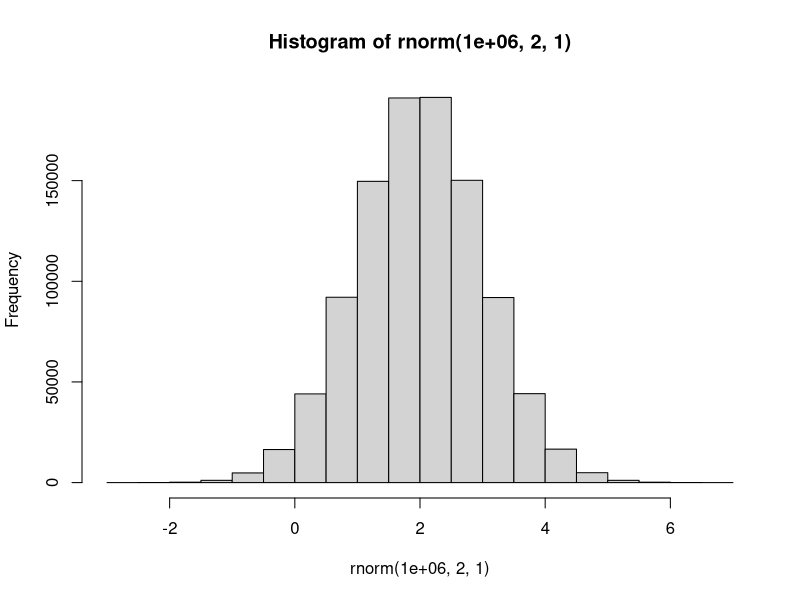

Generate this figure with R:
## Un scrip es una vitácora del código que estamos escribiendo
## Las librerías o paquetes son conjunto de funciones que tienen un uso específico
## No todas las librerías son buenas. USa sólo las librerías más reconocidas.

sessionInfo() ## Información del R, que estamos usando

## stats     graphics  grDevices utils     datasets  methods   base 
## son las librerías por Default que carga R
## Para descargar el paquete necesitamos internet
## Para llamar el paquete no necesitamos internet. Ya está en nuestro equipo

## Para escribir un código, comencemos por escribir nuestro nombre y la fecha en la que lo redactamos

## Fausto Suaza
## Update: 31 de enero de 2024

## Initial Setup 

hist(rnorm(1000000,2,1)) # cuando un argumento tiene un igual mean = 0, sd = 1, 
                         # son parámetros que vienen definidos por default

# Consejo: no usar acentos, porque al saltar entre sistemas operativos, se corrompe el archivo
# no necesitas escribir el nombre del argumento (ejemplo mean = 2), siempre y cuando se respete
# el orden preestablecido por R

install.packages('rio') ## Para completar una función sugerida usamos tab

available.packages() # lista de los paquetes disponibles en el CRAN de R studio

# ? antes de una función (?available.packages()) le indica a R que necistamos ayuda. 
# Es como Help de stata

# En la pestaña packages de R (abajo a la derecha) nos informa cuáles librerías están ahora activas

# Para activar el paquete de R podemos usar library() o require() (require permite descargar la libreria sin depdendencias)

library(rio)

rm(list = ls()) ## clear all. Limpiamos todo el entorno

# Por qué es un lenguaje orientado a objetos?
# Todo lo que nosotros creemos lo pordemos convertir en un objeto.
# Todo lo que aparezca en la consola, se puede almacenar como un objeto 

## Asignar un objeto

data_1 <- rnorm(1000,0,1) # puedes usar tanto <- como = para asignar información a un objeto
data_2 = rnorm(1000,2,4) # normalmente usamos <- para evitar confusiones con los = dentro de las funciones

## otra forma de asignar un valor es con la función assign("variable", valor)

## al correrlo de nuevo, se sobreescriben los valores sobre los objetos

## en R a diferencia de Stata podemos abrir tantas bases de datos como queramos. 
## esto implica que, para alterar variables o objetos tenemos que especificar el objeto específico 
## que queramos modificar. Siempre tienes que identificar el objeto que quieres modificar

## en R puedo crear vectores, matríces, dataframes, listas y funciones. También hay otros, pero estos
## son los más útiles

## vectores almacenan información homogénea. Es decir o solo números, o solo letras, o solo valores lógicos.
## Las mactrices, al compilar vectores. Son también homogéneas
## Los Data frames son una especie matriz. Que nos permite combinar números, letras y demás. No necesariamente es homogéneo.
## las listas son uno de los ojetos más útiles de R. En el podemos almacenar distintos elementos. Por ejemplo, varios dataframes

## el environment categoriza los objetos. los vectres y las listas (una sola dimensión) se almacena en values
## cuando no conzco la clase del objeto, podemos usar la función class("var")

## nunca usar en nombres que combien mayúsculas o minúsculas. Sugerencias, use solo minúsculas

## Cómo gestionar el espacio de trabajo (environment)

## el espacio de trabajo almacena todo lo que nosotros usemos. Trabajar con tantos objetos puede ser dispendioso
## La función ls() genera un inventario del entorno.
## yo puedo eliminar elemntos particulares del entorno. Usamos la función rm("var")
## object.size("var") devuelve el peso del objeto.
